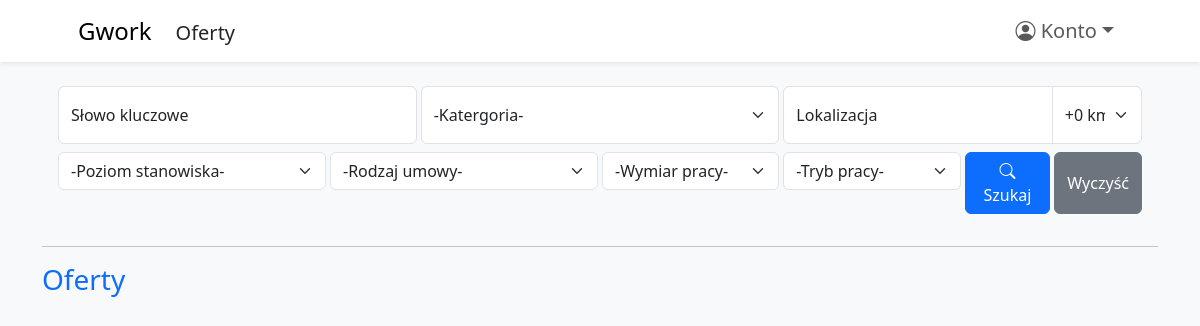
/offer/offers.php, run on an earlier commit of the app's database.
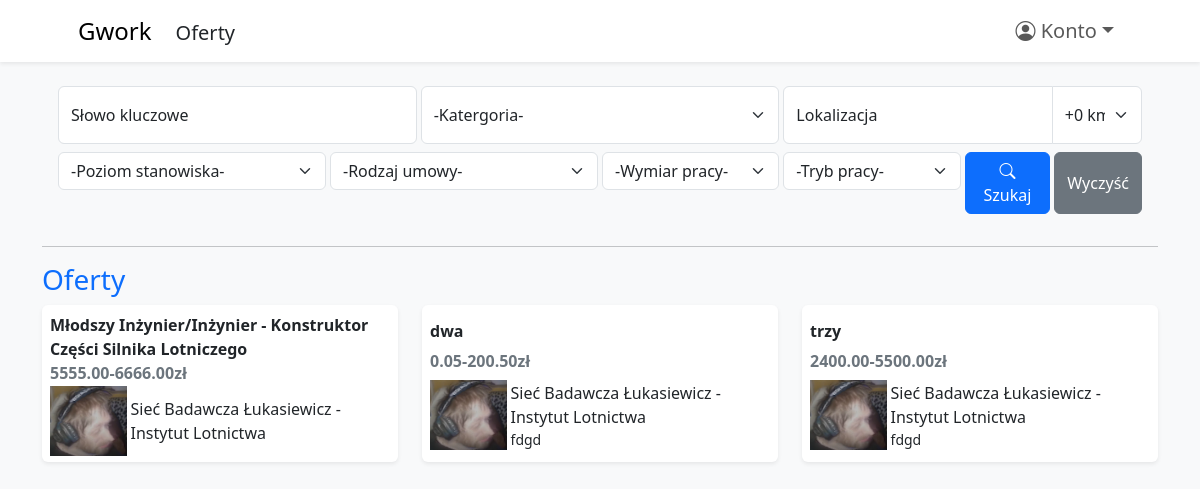
And on a later commit of the database.
### tables this page shows
CREATE TABLE `ogloszenie` (
  `ogloszenie_id` int(11) NOT NULL,
  `firma_id` int(11) NOT NULL,
  `stanowisko` varchar(300) NOT NULL,
  `waznosc` date NOT NULL,
  `ogloszenie_adres` varchar(200) NOT NULL,
  `ogloszenie_kod_pocztowy` varchar(200) NOT NULL,
  `ogloszenie_miasto` varchar(200) NOT NULL,
  `wynagrodzenie_od` decimal(11,2) NOT NULL,
  `wynagrodzenie_do` decimal(11,2) NOT NULL,
  `kategoria_id` int(11) NOT NULL,
  `rodzaj_umowy_id` int(11) NOT NULL,
  `poziom_stanowiska_id` int(11) NOT NULL,
  `wymiar_pracy_id` int(11) NOT NULL,
  `tryb_pracy_id` int(11) NOT NULL,
  `obowiazki` longtext NOT NULL CHECK (json_valid(`obowiazki`)),
  `wymagania` longtext NOT NULL CHECK (json_valid(`wymagania`))
);

CREATE TABLE `firma` (
  `firma_id` int(11) NOT NULL,
  `nazwa` varchar(255) NOT NULL,
  `logo` text NOT NULL,
  `nip` varchar(10) NOT NULL,
  `adres` varchar(255) NOT NULL,
  `kod_pocztowy` varchar(6) NOT NULL,
  `miasto` varchar(100) NOT NULL,
  `telefon` varchar(15) NOT NULL
);

### database.php (called while the page is built, shortened)
<?php
    $protocol = stripos($_SERVER['SERVER_PROTOCOL'],'https') === 0 ? 'https://' : 'http://';
?>

### offer/offers.php (the view, shortened to what the changed rows need)
<?php
    require_once($_SERVER['DOCUMENT_ROOT'].'/gwork/database.php');
?>
<!DOCTYPE html>
<html lang="en">
<head>
    <link rel="stylesheet" href="<?=$protocol.$_SERVER['HTTP_HOST']."/gwork/style.css"?>">
</head>
<body class="bg-light">
    <?php require_once($_SERVER['DOCUMENT_ROOT'].'/gwork/create_navbar.php');?>
    <div class="container">
        <div class="row gy-2" id="offers">
            <?php require_once($_SERVER['DOCUMENT_ROOT'].'/gwork/offer/get_offers.php'); ?>
        </div>
    </div>
    <link href="https://cdn.jsdelivr.net/npm/bootstrap@5.3.2/dist/css/bootstrap.min.css" rel="stylesheet">
    <link rel="stylesheet" href="https://cdn.jsdelivr.net/npm/bootstrap-icons@1.11.2/font/bootstrap-icons.min.css">
</body>
</html>

### offer/get_offers.php
<?php
    require_once($_SERVER['DOCUMENT_ROOT'].'/gwork/database.php');
    $where = "";
    if(isset($_POST['keyword']) && isset($_POST['location'])){
        $offers_query = "SELECT * FROM ogloszenie JOIN firma USING(firma_id) WHERE LOWER(stanowisko) LIKE :keyword
            AND (LOWER(ogloszenie_adres) LIKE :location OR LOWER(ogloszenie_kod_pocztowy) LIKE :location OR LOWER(ogloszenie_miasto) LIKE :location)";
        if(is_numeric($_POST['category']) && $_POST['category'] > 0){
            $where .= " AND kategoria_id = {$_POST['category']}";
        }
        if(is_numeric($_POST['job_level']) && $_POST['job_level'] > 0){
            $where .= " AND poziom_stanowiska_id = {$_POST['job_level']}";
        }
        if(is_numeric($_POST['concract_type']) && $_POST['concract_type'] > 0){
            $where .= " AND rodzaj_umowy_id = {$_POST['concract_type']}";
        }
        if(is_numeric($_POST['working_time']) && $_POST['working_time'] > 0){
            $where .= " AND wymiar_pracy_id = {$_POST['working_time']}";
        }
        if(is_numeric($_POST['work_mode']) && $_POST['work_mode'] > 0){
            $where .= " AND tryb_pracy_id = {$_POST['work_mode']}";
        }
        $keyword = $_POST['keyword'];
        $location = $_POST['location'];
        $db->setAttribute(PDO::ATTR_EMULATE_PREPARES, true);
        $offers = $db->prepare($offers_query.$where);
        $offers->bindValue(':keyword', mb_strtolower("%$keyword%"), PDO::PARAM_STR);
        $offers->bindValue(':location', mb_strtolower("%$location%"), PDO::PARAM_STR);
        $db->setAttribute(PDO::ATTR_EMULATE_PREPARES, false);
    }
    else
        $offers = $db->prepare("SELECT * FROM ogloszenie JOIN firma USING(firma_id)");
    $offers->execute();
    while($offer = $offers->fetch()){
        echo'
            <div class="col-sm-12 col-md-6 col-lg-4">
                <a class="text-dark text-decoration-none" href="'.$protocol.$_SERVER['HTTP_HOST'].'/gwork/offer/offer.php?id='.$offer['ogloszenie_id'].'">
                    <div class="rounded bg-white shadow-sm w-100 h-100 p-2 d-flex flex-column justify-content-evenly">
                        <div class="d-flex">
                            <span class="fw-bold text-wrap">'.$offer['stanowisko'].'</span>
                        </div>
                        <span class="fw-bold text-secondary">'.$offer['wynagrodzenie_od'].'-'.$offer['wynagrodzenie_do'].'zł</span>
                        <div class="d-flex align-items-center mt-1" style="height: 65px;">
                            <img src="'.$protocol.$_SERVER['HTTP_HOST'].'/gwork/'.$offer['logo'].'" alt="'.$offer['nazwa'].'" class="img-fluid" style="max-height: 70px">
                            <div class="d-flex flex-column ms-1">
                                <span>'.$offer['nazwa'].'</span>
                                <span class="fs-7">'.$offer['ogloszenie_miasto'].'</span>
                            </div>
                        </div>
                    </div>
                </a>
            </div>
        ';
    }

What changed in the data, as far as the page shows it:
added ogloszenie: stanowisko "Młodszy Inżynier/Inżynier - Konstruktor Części Silnika Lotniczego", wynagrodzenie_od "5555.00", wynagrodzenie_do "6666.00", firma.logo (picture), firma.nazwa "Sieć Badawcza Łukasiewicz - Instytut Lotnictwa"
added ogloszenie: stanowisko "dwa", wynagrodzenie_od "0.05", wynagrodzenie_do "200.50", firma.logo (picture), firma.nazwa "Sieć Badawcza Łukasiewicz - Instytut Lotnictwa", ogloszenie_miasto "fdgd"
added ogloszenie: stanowisko "trzy", wynagrodzenie_od "2400.00", wynagrodzenie_do "5500.00", firma.logo (picture), firma.nazwa "Sieć Badawcza Łukasiewicz - Instytut Lotnictwa", ogloszenie_miasto "fdgd"
